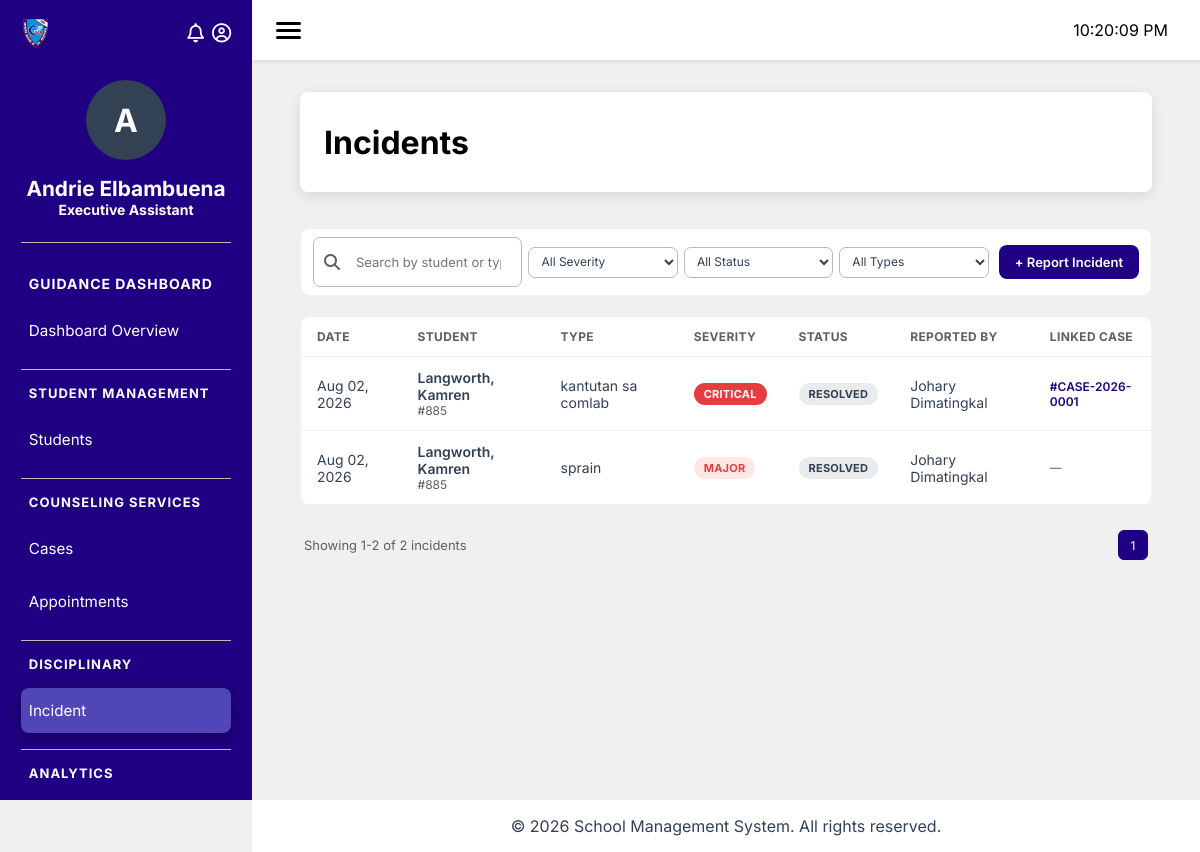
The app's page /modules/guidance/index.php?page=incident (signed in) with its own data.
### tables this page shows
CREATE TABLE `sms_employee` (
  `employee_id` bigint(100) NOT NULL,
  `first_name` varchar(100) DEFAULT NULL,
  `middle_name` varchar(100) DEFAULT NULL,
  `last_name` varchar(100) DEFAULT NULL,
  `role` int(100) DEFAULT NULL,
  `status` enum('active','inactive') DEFAULT NULL,
  `date_hired` date DEFAULT NULL,
  `user_id` int(11) DEFAULT NULL,
  `department` int(100) DEFAULT NULL,
  `position` int(100) DEFAULT NULL
);

CREATE TABLE `sd_position` (
  `position_id` int(10) NOT NULL,
  `position_name` varchar(100) DEFAULT NULL,
  `department` int(100) DEFAULT NULL
);

CREATE TABLE `gd_incidents` (
  `incident_id` int(20) NOT NULL AUTO_INCREMENT,
  `student_number` varchar(20) NOT NULL,
  `reported_by` int(10) NOT NULL,
  `case_id` int(20) DEFAULT NULL,
  `incident_type` varchar(100) NOT NULL,
  `severity` enum('Minor','Moderate','Major','Critical') DEFAULT 'Minor',
  `incident_date` datetime NOT NULL,
  `location` varchar(255) DEFAULT NULL,
  `description` longtext NOT NULL,
  `action_taken` text DEFAULT NULL,
  `action_date` date DEFAULT NULL,
  `status` enum('Reported','Investigating','Resolved','Closed') DEFAULT 'Reported',
  `created_at` timestamp NOT NULL DEFAULT current_timestamp(),
  PRIMARY KEY (`incident_id`),
  KEY `idx_inc_student` (`student_number`),
  KEY `idx_inc_emp` (`reported_by`),
  KEY `idx_inc_case` (`case_id`),
  CONSTRAINT `fk_inc_case` FOREIGN KEY (`case_id`) REFERENCES `gd_cases` (`case_id`) ON DELETE SET NULL,
  CONSTRAINT `fk_inc_emp` FOREIGN KEY (`reported_by`) REFERENCES `em_employees` (`employee_id`),
  CONSTRAINT `fk_inc_student` FOREIGN KEY (`student_number`) REFERENCES `enr_students` (`student_number`) ON DELETE CASCADE
);

CREATE TABLE `gd_cases` (
  `case_id` int(20) NOT NULL AUTO_INCREMENT,
  `student_number` varchar(20) NOT NULL,
  `counselor_id` int(10) NOT NULL,
  `case_number` varchar(30) NOT NULL,
  `case_type` enum('Referral','Walk-in','Self Referral','Incident') NOT NULL,
  `priority` enum('Low','Medium','High','Critical') DEFAULT 'Medium',
  `status` enum('Open','In Progress','Closed') DEFAULT 'Open',
  `summary` text DEFAULT NULL,
  `opened_at` datetime NOT NULL,
  `closed_at` datetime DEFAULT NULL,
  `created_at` timestamp NOT NULL DEFAULT current_timestamp(),
  `updated_at` timestamp NOT NULL DEFAULT current_timestamp() ON UPDATE current_timestamp(),
  PRIMARY KEY (`case_id`),
  UNIQUE KEY `case_number` (`case_number`),
  KEY `idx_case_student` (`student_number`),
  KEY `idx_case_counselor` (`counselor_id`),
  CONSTRAINT `fk_case_counselor` FOREIGN KEY (`counselor_id`) REFERENCES `em_employees` (`employee_id`),
  CONSTRAINT `fk_case_student` FOREIGN KEY (`student_number`) REFERENCES `enr_students` (`student_number`) ON DELETE CASCADE
);

### database/config.php (called while the page is built)
<?php
return (static function () {
    $localPath = __DIR__ . '/config.local.php';
    $local = is_file($localPath) ? require $localPath : [];
    if (!is_array($local)) {
        throw new RuntimeException('database/config.local.php must return an array.');
    }
    $env = static function (array $names, $fallback, bool $allowEmpty = false) {
        foreach ($names as $name) {
            $value = getenv($name);
            if ($value !== false && ($allowEmpty || $value !== '')) {
                return $value;
            }
        }
        return $fallback;
    };
    return [
        'host' => $env(['DB_HOST'], $local['host'] ?? 'localhost'),
        'port' => $env(['DB_PORT'], $local['port'] ?? '3306'),
        'dbname' => $env(['DB_DATABASE', 'DB_NAME'], $local['dbname'] ?? 'moni_test'),
        'username' => $env(['DB_USER'], $local['username'] ?? 'moni_monitoring'),
        'password' => $env(['DB_PASSWORD', 'DB_PASS'], $local['password'] ?? '', true),
        'charset' => 'utf8mb4',
        'options' => [
            PDO::ATTR_ERRMODE => PDO::ERRMODE_EXCEPTION,
            PDO::ATTR_DEFAULT_FETCH_MODE => PDO::FETCH_ASSOC,
            PDO::ATTR_EMULATE_PREPARES => false,
            PDO::ATTR_PERSISTENT => false,
        ],
        'timezone' => '+08:00',
    ];
})();

### database/db.php (called while the page is built, shortened)
<?php
class Database {
    private $conn;
    public function __construct() {
        $config = require __DIR__ . '/config.php';
        $this->host = $config['host'];
        $this->port = $config['port'];
        $this->db   = $config['dbname'];
        $this->user = $config['username'];
        $this->pass = $config['password'];
        try {
            $dsn = "mysql:host={$this->host};port={$this->port};dbname={$this->db};charset=utf8mb4";
            $this->conn = new PDO($dsn, $this->user, $this->pass);
            $this->conn->setAttribute(PDO::ATTR_ERRMODE, PDO::ERRMODE_EXCEPTION);
            $this->conn->setAttribute(PDO::ATTR_DEFAULT_FETCH_MODE, PDO::FETCH_ASSOC);
        } catch (PDOException $e) {
            die("DB Connection failed: " . $e->getMessage());
        }
    }
    public function getConnection() {
        return $this->conn;
    }
}

### modules/guidance/classes/Employee.php (called while the page is built, shortened)
<?php
include_once __DIR__ . '/../../../database/db.php';
Class Employee {
    private $conn;
    public function __construct($pdo = null) {
        if ($pdo instanceof PDO) {
            $this->conn = $pdo;
        } else {
            $database = new Database();
            $this->conn = $database->getConnection();
        }
    }
    public function getEmployeeName() {
        $employeeId = $_SESSION['employee_id'] ?? null;
        if ($employeeId) {
            $sql = "SELECT first_name, last_name FROM sms_employee WHERE employee_id = :employee_id LIMIT 1";
            $stmt = $this->conn->prepare($sql);
            $stmt->bindParam(':employee_id', $employeeId);
            $stmt->execute();
            $employee = $stmt->fetch(PDO::FETCH_ASSOC);
            if ($employee) {
                return htmlspecialchars($employee['first_name'] . ' ' . $employee['last_name']);
            }
        }
        return 'Unknown User';
    }
    public function getEmployeePosition() {
        $employeeId = $_SESSION['employee_id'] ?? null;
        if ($employeeId) {
            $sql = "SELECT sp.position_name
                    FROM sms_employee sms
                    LEFT JOIN sd_position sp ON sms.position = sp.position_id
                    WHERE sms.employee_id = :employee_id LIMIT 1";
            $stmt = $this->conn->prepare($sql);
            $stmt->bindParam(':employee_id', $employeeId);
            $stmt->execute();
            $employee = $stmt->fetch(PDO::FETCH_ASSOC);
            if ($employee) {
                return htmlspecialchars($employee['position_name']);
            }
        }
        return 'Unknown Position';
    }
}

### modules/guidance/classes/Incidents.php (called while the page is built, shortened)
<?php
include_once __DIR__ . '/../../../database/db.php';
class Incidents
{
    private $conn;
    public function __construct($pdo = null)
    {
        if ($pdo instanceof PDO) {
            $this->conn = $pdo;
        } else {
            $database = new Database();
            $this->conn = $database->getConnection();
        }
    }
    public function getList(array $filters, int $page, int $pageSize): array
    {
        [$whereSql, $params] = $this->buildListFilters($filters);
        $offset = ($page - 1) * $pageSize;
        $total = $this->countList($whereSql, $params);
        $sql = "
            SELECT
                i.incident_id,
                i.student_number,
                CONCAT(s.last_name, ', ', s.first_name) AS student_name,
                i.reported_by,
                CONCAT(e.first_name, ' ', e.last_name) AS reported_by_name,
                i.case_id,
                c.case_number,
                i.incident_type,
                i.severity,
                i.incident_date,
                i.status
            FROM gd_incidents i
            JOIN rgr_students s ON s.student_number = i.student_number
            JOIN sms_employee e ON e.employee_id = i.reported_by
            LEFT JOIN gd_cases c ON c.case_id = i.case_id
            {$whereSql}
            ORDER BY i.incident_date DESC
            LIMIT :limit OFFSET :offset
        ";
        $stmt = $this->conn->prepare($sql);
        $stmt->bindValue(':limit', $pageSize, PDO::PARAM_INT);
        $stmt->bindValue(':offset', $offset, PDO::PARAM_INT);
        $stmt->execute();
        return ['rows' => $stmt->fetchAll(PDO::FETCH_ASSOC), 'total' => $total];
    }
    private function countList(string $whereSql, array $params): int
    {
        $sql = "
            SELECT COUNT(*)
            FROM gd_incidents i
            JOIN rgr_students s ON s.student_number = i.student_number
            JOIN sms_employee e ON e.employee_id = i.reported_by
            LEFT JOIN gd_cases c ON c.case_id = i.case_id
            {$whereSql}
        ";
        $stmt = $this->conn->prepare($sql);
        $stmt->execute($params);
        return (int) $stmt->fetchColumn();
    }
    private function buildListFilters(array $filters): array
    {
        $where = [];
        $params = [];
        $whereSql = $where ? ('WHERE ' . implode(' AND ', $where)) : '';
        return [$whereSql, $params];
    }
}

### modules/guidance/pages/incident.php (the view, shortened to what this page needs)
<?php
include_once __DIR__ . '/../classes/Incidents.php';
$incidentsClass = new Incidents();
$filters = [
    'search'        => trim($_GET['search'] ?? ''),
    'severity'      => $_GET['severity'] ?? '',
    'status'        => $_GET['status'] ?? '',
    'incident_type' => $_GET['incident_type'] ?? '',
];
$page     = max(1, (int) ($_GET['page'] ?? 1));
$pageSize = 10;
$result        = $incidentsClass->getList($filters, $page, $pageSize);
$incidents     = $result['rows'];
$totalIncidents = $result['total'];
$totalPages    = (int) ceil($totalIncidents / $pageSize);
function incdnt_severity_badge_class($severity) {
    return match ($severity) {
        'Critical' => 'incdnt-badge--severity-critical',
        'Major' => 'incdnt-badge--severity-major',
        'Moderate' => 'incdnt-badge--severity-moderate',
        default => 'incdnt-badge--severity-minor',
    };
}
function incdnt_status_badge_class($status) {
    return match ($status) {
        'Reported' => 'incdnt-badge--status-reported',
        'Investigating' => 'incdnt-badge--status-investigating',
        'Resolved' => 'incdnt-badge--status-resolved',
        default => 'incdnt-badge--status-closed',
    };
}
?>
<div class="module-header">
    <h1>Incidents</h1>
</div>
<div class="module-content">
    <div class="incdnt-toolbar">
        <div class="incdnt-toolbar__filters">
            <div class="incdnt-search-box">
                <i class="fa fa-search"></i>
                <input type="text" id="incdntSearchInput" placeholder="Search by student or type..." value="<?= htmlspecialchars($filters['search']) ?>">
            </div>
            <select class="incdnt-filter-select" id="incdntFilterSeverity">
                <option value="" <?= $filters['severity'] === '' ? 'selected' : '' ?>>All Severity</option>
            </select>
            <select class="incdnt-filter-select" id="incdntFilterStatus">
                <option value="" <?= $filters['status'] === '' ? 'selected' : '' ?>>All Status</option>
            </select>
            <select class="incdnt-filter-select" id="incdntFilterType">
                <option value="">All Types</option>
            </select>
        </div>
        <div class="incdnt-toolbar__actions">
            <button type="button" class="incdnt-btn" id="incdntCreateBtn">+ Report Incident</button>
        </div>
    </div>
    <div class="incdnt-table-wrapper">
        <table class="incdnt-table">
            <thead>
                <tr>
                    <th>Date</th>
                    <th>Student</th>
                    <th>Type</th>
                    <th>Severity</th>
                    <th>Status</th>
                    <th>Reported By</th>
                    <th>Linked Case</th>
                </tr>
            </thead>
            <tbody>
                <?php if (empty($incidents)): ?>
                <tr><td colspan="7" class="incdnt-table__empty">No incidents found for the selected filters.</td></tr>
                <?php else: ?>
                    <?php foreach ($incidents as $i): ?>
                    <tr class="incdnt-row" data-incident-id="<?= htmlspecialchars($i['incident_id']) ?>">
                        <td><?= date('M d, Y', strtotime($i['incident_date'])) ?></td>
                        <td>
                            <div class="incdnt-student-name"><?= htmlspecialchars($i['student_name']) ?></div>
                            <div class="incdnt-student-sub">#<?= htmlspecialchars($i['student_number']) ?></div>
                        </td>
                        <td><?= htmlspecialchars($i['incident_type']) ?></td>
                        <td><span class="incdnt-badge <?= incdnt_severity_badge_class($i['severity']) ?>"><?= htmlspecialchars($i['severity']) ?></span></td>
                        <td><span class="incdnt-badge <?= incdnt_status_badge_class($i['status']) ?>"><?= htmlspecialchars($i['status']) ?></span></td>
                        <td><?= htmlspecialchars($i['reported_by_name']) ?></td>
                        <td>
                            <?php if (!empty($i['case_number'])): ?>
                                <span class="incdnt-case-link">#<?= htmlspecialchars($i['case_number']) ?></span>
                            <?php else: ?>
                                <span class="incdnt-case-none">—</span>
                            <?php endif; ?>
                        </td>
                    </tr>
                    <?php endforeach; ?>
                <?php endif; ?>
            </tbody>
        </table>
    </div>
    <div class="incdnt-pagination">
        <span>
            <?php if ($totalIncidents > 0): ?>
                Showing <?= (($page - 1) * $pageSize) + 1 ?>-<?= min($page * $pageSize, $totalIncidents) ?> of <?= $totalIncidents ?> incidents
            <?php else: ?>
                No incidents found
            <?php endif; ?>
        </span>
        <div class="incdnt-pagination__pages">
            <?php for ($i = 1; $i <= $totalPages; $i++): ?>
                <button class="incdnt-pagination__page <?= $i === $page ? 'incdnt-pagination__page--active' : '' ?>" data-page="<?= $i ?>"><?= $i ?></button>
            <?php endfor; ?>
        </div>
    </div>
</div>

### modules/guidance/includes/sidebar.php (shortened to what this page needs)
<?php
include __DIR__ . '/../classes/Employee.php';
$employeeClass = new Employee();
?>
<aside class="sidebar">
    <div class="school-logo">
        <img src="assets/bcp-logo.png" alt="School Logo">
        <div class="sidebar-icons">
            <div class="icon-wrapper" id="bellWrapper">
                <i class="fa-regular fa-bell" id="bellBtn"></i>
            </div>
            <div class="icon-wrapper" id="userWrapper">
                <i class="fa-regular fa-circle-user" id="userBtn"></i>
            </div>
        </div>
    </div>
    <div class="sidebar-header">
        <div class="user_avatar"><?= substr(htmlspecialchars($employeeClass->getEmployeeName()), 0, 1) ?></div>
        <h1 class="employee_name"><?= htmlspecialchars($employeeClass->getEmployeeName()) ?></h1>
        <p class="employee_position"><?= htmlspecialchars($employeeClass->getEmployeePosition()) ?></p>
    </div>
    <h2>Guidance Dashboard</h2>
    <ul>
    </ul>
</aside>

### records on screen
sms_employee: first_name+last_name "A", $employeeClass->getEmployeeName() "Andrie Elbambuena"
sd_position: position_name "Executive Assistant"
gd_incidents: incident_date "Aug 02, 2026", student_name "Langworth, Kamren", student_number "885", incident_type "kantutan sa comlab", severity "CRITICAL", status "RESOLVED", reported_by_name "Johary Dimatingkal", case.case_number "CASE-2026-0001"
gd_incidents: incident_date "Aug 02, 2026", student_name "Langworth, Kamren", student_number "885", incident_type "sprain", severity "MAJOR", status "RESOLVED", reported_by_name "Johary Dimatingkal"

### other values on screen
$label "Dashboard Overview"
str_replace('-', ' ', $section) "STUDENT MANAGEMENT"
$label "Students"
str_replace('-', ' ', $section) "COUNSELING SERVICES"
$label "Cases"
$label "Appointments"
str_replace('-', ' ', $section) "DISCIPLINARY"
$label "Incident"
str_replace('-', ' ', $section) "ANALYTICS"
min($page * $pageSize, $totalIncidents) "2"
$totalIncidents "2"
